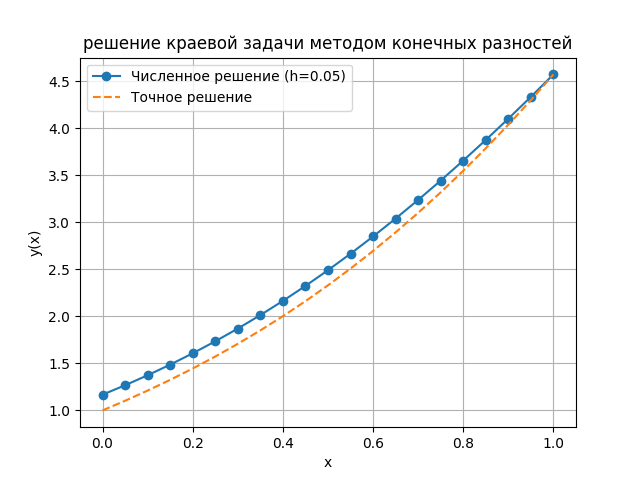

Here is the Python script that generated this plot:
import numpy as np
import matplotlib.pyplot as plt
from math import atan, pi


# (x**2+1)y''-2y=0 
#  y'(0)=2 
#  y(1)=  3 + pi/2 
# Точное решение:
# y(x) = x**2 + x + 1 + (x**2 + 1)*arctg(x)

def generate_points(a, b, h):
    points = []
    current = a
    while current < b:
        points.append(current)
        current += h
    points.append(b)
    return points

# Точное решение
def exact_solution(x):
    return x**2 + x + 1 + (x**2 + 1) * atan(x)

# Коэффициенты уравнения y'' + p(x)y' + q(x)y = f(x)
def p(x):
    return 0  # уравнение не содержит y'
def q(x):
    return -2 / (x**2 + 1)

def f(x):
    return 0

# Метод прогонки
def progonka(A, b):
    n = len(b)
    P = np.zeros(n)
    Q = np.zeros(n)

    P[0] = -A[0][2] / A[0][1]
    Q[0] = b[0] / A[0][1]

    for i in range(1, n):
        denom = A[i][1] + A[i][0] * P[i - 1]
        P[i] = -A[i][2] / denom
        Q[i] = (b[i] - A[i][0] * Q[i - 1]) / denom

    x = np.zeros(n)
    x[-1] = Q[-1]
    for i in range(n - 2, -1, -1):
        x[i] = P[i] * x[i + 1] + Q[i]
    return x

# Метод конечных разностей
def finite_difference(a, b, h):
    xs = generate_points(a, b, h)
    n = len(xs)
    A = np.zeros((n, 3))  # [a_i, b_i, c_i]
    rhs = np.zeros(n)

    # Левая граница: y'(0) = 2 => (y1 - y0) / h = 2 => -y0 + y1 = 2h
    A[0][1] = -1 / h
    A[0][2] = 1 / h
    rhs[0] = 2

    # Правая граница: y_n = 3 + pi/2
    A[-1][1] = 1
    rhs[-1] = 3 + pi / 2

    for i in range(1, n - 1):
        xi = xs[i]
        k = xi**2 + 1
        A[i][0] = k / h**2               # a_i
        A[i][1] = -2 * k / h**2 + q(xi)  # b_i
        A[i][2] = k / h**2               # c_i
        rhs[i] = f(xi)

    ys = progonka(A, rhs)
    return xs, ys

# Метод Рунге–Ромберга
def runge_romberg(yh, yh2, p):
    return [abs(a - b) / (2**p - 1) for a, b in zip(yh, yh2)]

# Основной блок
h1 = 0.1
h2 = 0.05

x1, y1 = finite_difference(0, 1, h1)
x2, y2 = finite_difference(0, 1, h2)

# Интерполяция y1 в узлы x2
# y1_interp = np.interp(x2, x1, y1)

# Точное решение
y_exact = [exact_solution(x) for x in x2]

# Оценка погрешностей
rr_error = runge_romberg(y1, y2[::2], 3)
abs_error = [abs(a - b) for a, b in zip(y2, y_exact)]

# print("Погрешность Рунге–Ромберга (max):", max(rr_error))
# print("Абсолютная погрешность (max):", max(abs_error))
# print("Погрешность на левой границе (x=0):", abs(y2[0] - exact_solution(x2[0])))


for i in range(len(x1)-1):
    y_true = exact_solution(x1[i])
    print(f"x = {x1[i]}")
    print(f"y_true = {y_true}")
    print(f"y_diff = {y1[i]}")
    print(f"abs error = {abs(y_true - y1[i])}")
    print(f"Runge-Romberg error = {rr_error[i]}\n\n")


# График
plt.plot(x2, y2, 'o-', label='Численное решение (h=0.05)')
plt.plot(x2, y_exact, '--', label='Точное решение')
plt.title("решение краевой задачи методом конечных разностей")
plt.xlabel("x")
plt.ylabel("y(x)")
plt.legend()
plt.grid()
plt.show()
plt.savefig('4_2_diff')